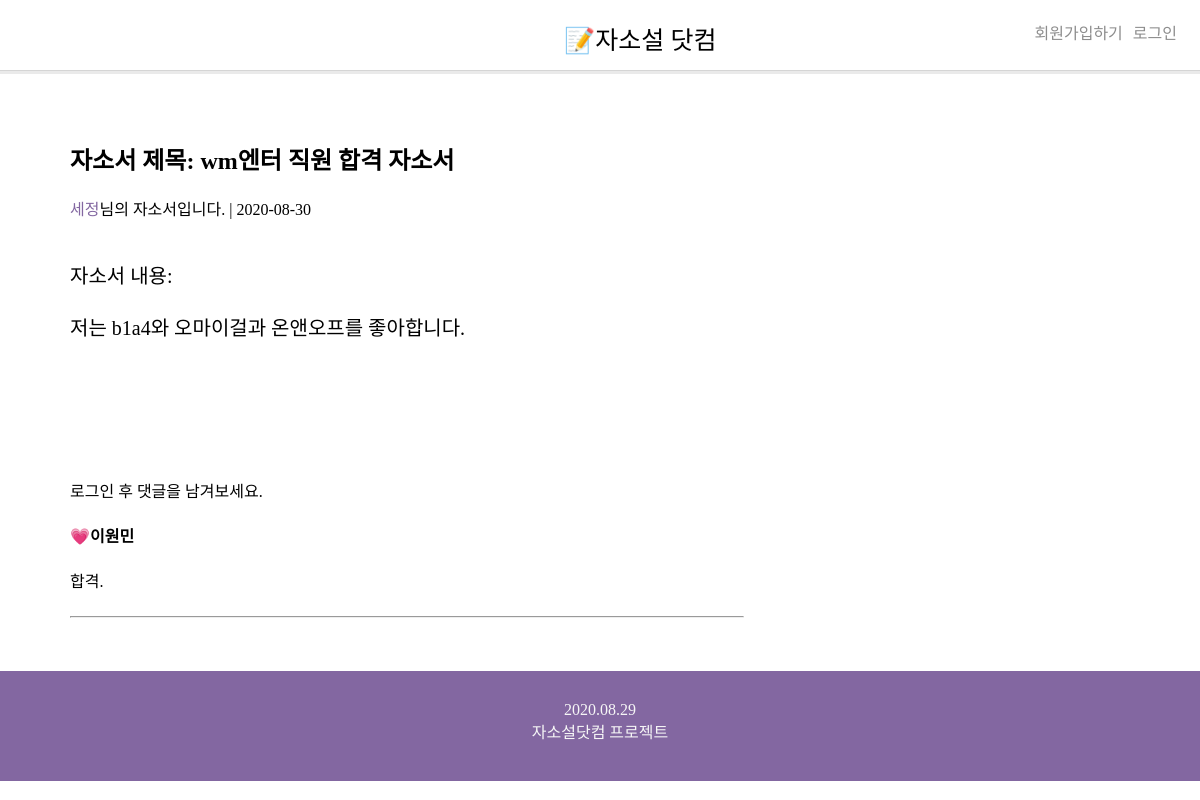
The app's page /detail/14/ with its own data.
### jssapp/models.py (models this page shows, shortened)
class Jasoseol(models.Model):
    title = models.CharField(max_length=50)
    content = models.TextField()
    upload_at = models.DateTimeField(auto_now=True)
    author = models.ForeignKey(User, on_delete=models.CASCADE)

class Comment(models.Model):
    content = models.CharField(max_length=100)
    author = models.ForeignKey(User, on_delete=models.CASCADE)
    jasoseol=models.ForeignKey(Jasoseol, on_delete=models.CASCADE)

### jssapp/views.py (the view)
# urls.py: path('detail/<int:jss_id>/', views.detail, name="detail"),
def detail(request, jss_id):
    detail_jss = get_object_or_404(Jasoseol, pk=jss_id)
    comment_form = CommentForm()
    return render(request, 'detail.html', {'detail_jss':detail_jss, 'comment_form':comment_form})

### jssapp/templates/detail.html (shortened to what this page needs)
{%extends 'tem.html'%}
{%block contents%}
<div class="detail_box">
    <h2>자소서 제목: {{detail_jss.title}}</h2>
    <p><span class="author">{{detail_jss.author}}</span>님의 자소서입니다. | {{detail_jss.upload_at|date:"Y-m-d"}}</p>
    <div class="jc">
        <p class="j_content">자소서 내용:<br><br>
            {{detail_jss.content|linebreaksbr}}</p>
    </div>
    <br>
    {%if user.is_authenticated%}
    댓글을 남겨보세요.
    <form method="POST" action="{% url 'createComment' detail_jss.id %}">
        {%csrf_token%}
        {{comment_form}}
        <input type="submit" value="전송">
    </form>
    {%else%}
    로그인 후 댓글을 남겨보세요.
    {%endif%}
    {%for comment in detail_jss.comment_set.all %}
    <h4>💗{{comment.author}}</h4>
    <p>{{comment.content}}</p>
    <hr>
    {%endfor%}
</div>
{%endblock%}

### jssapp/static/index.css (style rules this page uses)
body { margin:0 0; padding:0; font-family: 'NanumBarunGothic'; }
p { flex:1; display: flex; align-items: center; }
.detail_box { width: 70%; min-height: 500px; padding: 50px 70px; }
.jc { min-height: 200px; }
.j_content { font-size: 20px; margin-top: 40px; }
.author { color: rgb(131,103,161); }
hr { width: 80%; float:left; }

### records on screen
Jasoseol: title "wm엔터 직원 합격 자소서", author "세정", upload_at "2020-08-30", content "저는 b1a4와 오마이걸과 온앤오프를 좋아합니다."
Comment: author "이원민", content "합격."
